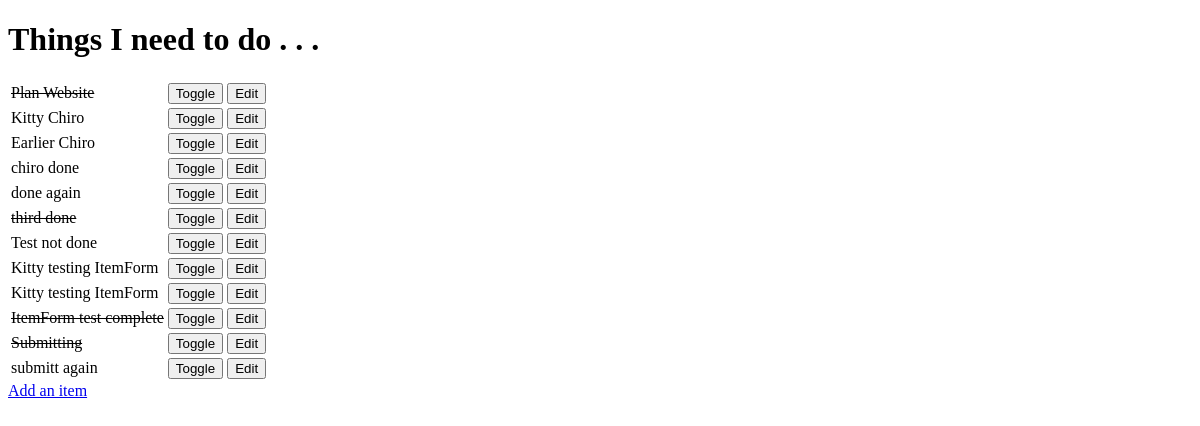
The app's page /, older data.
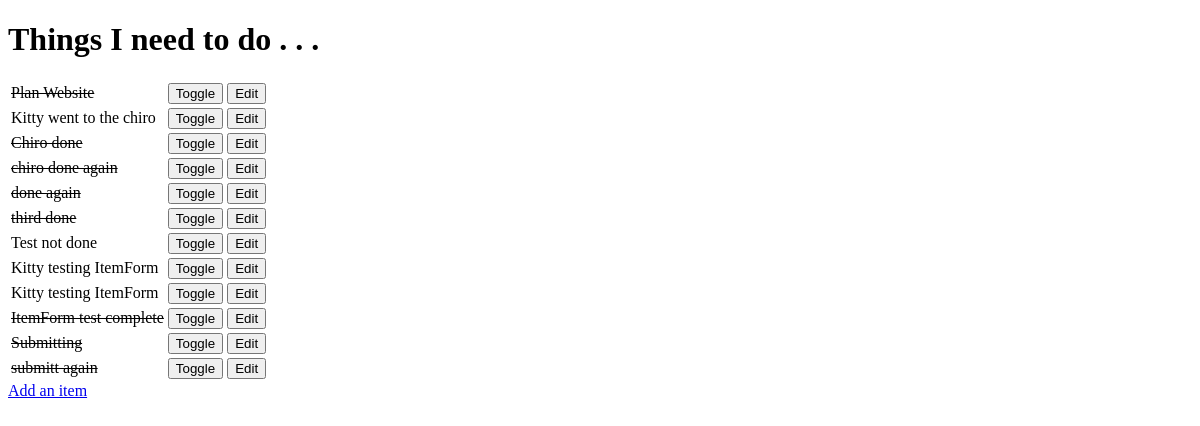
The same page, newer data.
### todo/models.py (models this page shows, shortened)
class Item(models.Model):
    name = models.CharField(max_length=30, blank=False)
    done = models.BooleanField(blank=False, default=False)

### todo/views.py (the view)
# urls.py: url(r'^$', get_todo_list),
def get_todo_list(request):
    results=Item.objects.all()
    return render(request, "todo_list.html", {'items': results})

### todo/templates/todo_list.html (shortened to what this page needs)
<!DOCTYPE html>
<html lang="en">
<head>
</head>
<body>
    <h1>Things I need to do . . . </h1>
    <table>
        {% for item in items %}
        <tr>
            {% if item.done %}
            <td><strike>{{ item.name }}</strike></td>
            {% else %}
            <td>{{ item.name }}</td>
            {% endif %}
            <td>
                <form method="POST" action="toggle/{{ item.id }}">
                    <input type="submit" value="Toggle">
                </form>
            </td>
            <td>
                <form method="GET" action="edit/{{ item.id }}">
                    <input type="submit" value="Edit">
                </form>
            </td>
        </tr>
        {% empty %}
        <p>You have nothing to do! Take the day off :-)</p>
        {% endfor %}
    </table>
    <a href="add">Add an item</a>
</body>
</html>

Row changes from the older to the newer data that the page shows:
changed Item: name "Kitty Chiro" → "Kitty went to the chiro"
changed Item: done False → True (drawn); name "Earlier Chiro" → "Chiro done"
changed Item: done False → True (drawn); name "chiro done" → "chiro done again"
changed Item "done again": done False → True (drawn)
changed Item "submitt again": done False → True (drawn)
